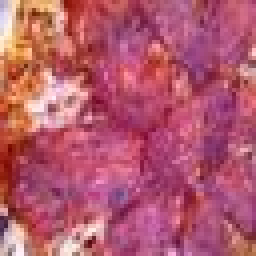
#> input picture model/glasses_binary_classifier/dataset/altered/test/pizza/1132.jpg, 64 x 64 px, found by its file name (shown 4 times larger)
$ python augment.py
#> lines starting #> are read from the running program, lines starting #| are printed output that depends on the picture
from PIL import Image
from os import chdir, mkdir, path, listdir
from shutil import rmtree

# Dataset - https://www.kaggle.com/datasets/dansbecker/hot-dog-not-hot-dog
chdir(path.dirname(path.abspath(__file__)))
chdir('dataset\\')

# Clear altered dataset, remake folders
try:
    rmtree('altered\\')
    mkdir('altered\\')
except:
    mkdir('altered\\')

mkdir('altered\\train\\')
mkdir('altered\\test\\')

for dir in ['\\train\\pizza\\', '\\train\\not_pizza\\', '\\test\\pizza\\', '\\test\\not_pizza\\']:
    mkdir(f'altered{dir}')
    for i, image in enumerate(listdir(f'original{dir}')):
        img = Image.open(f'original{dir}{image}')
#> img is the input picture: PIL image 64x64 RGB; mean R, G, B 179.9, 88.6, 109.5

        # Crop image to 1:1 aspect ratio
        width, height = img.size
#> width = 64; height = 64
        if width > height:
            diff = (width - height) // 2
            img = img.crop((diff, 0, width - diff, height))
        elif height > width:
            diff = (height - width) // 2
            img = img.crop((0, diff, width, height - diff))

        # Resize to uniform dimension
        img = img.resize((64, 64))

        # Create rotated copies of the image
        for j in range(4):
            img = img.rotate(90)
            img.save(f'altered{dir}{i}{j}.jpg')
#> this loop made 4 passes
#> pass 1, `img = img.rotate(90)`:
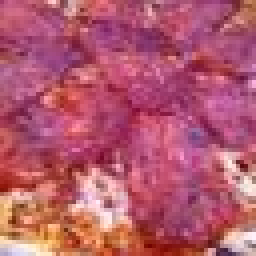
#> img: PIL image 64x64 RGB (shown 4 times larger); mean R, G, B 179.9, 88.6, 109.5
#> pass 2, `img = img.rotate(90)`:
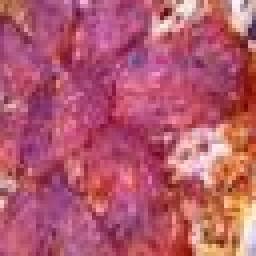
#> img: PIL image 64x64 RGB (shown 4 times larger); mean R, G, B 179.9, 88.6, 109.5
#> pass 3, `img = img.rotate(90)`:
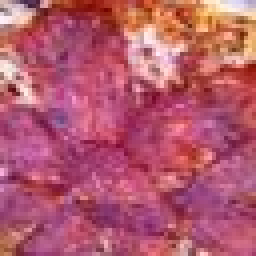
#> img: PIL image 64x64 RGB (shown 4 times larger); mean R, G, B 179.9, 88.6, 109.5
#> pass 2 of the loop `for dir in ['\\train\\pizza\\', '\\train\\not_pizza\\', '\\test\\pizza..`:
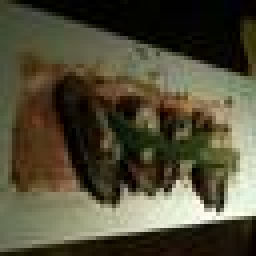
#> input picture model/glasses_binary_classifier/dataset/altered/test/not_pizza/1012.jpg, 64 x 64 px, found by its file name (shown 4 times larger)
#> img is the input picture: PIL image 64x64 RGB; mean R, G, B 81.8, 77.3, 56.5
#> the loop `for j in range(4):` made 4 passes
#> pass 1, `img = img.rotate(90)`:
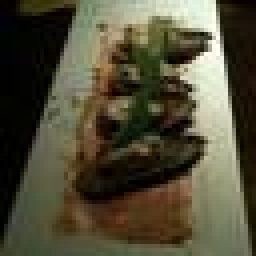
#> img: PIL image 64x64 RGB (shown 4 times larger); mean R, G, B 81.8, 77.3, 56.5
#> pass 3, `img = img.rotate(90)`:
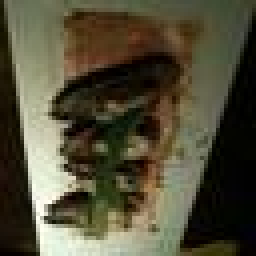
#> img: PIL image 64x64 RGB (shown 4 times larger); mean R, G, B 81.8, 77.3, 56.5

        # img.save(f'altered{dir}{i}.jpg')
